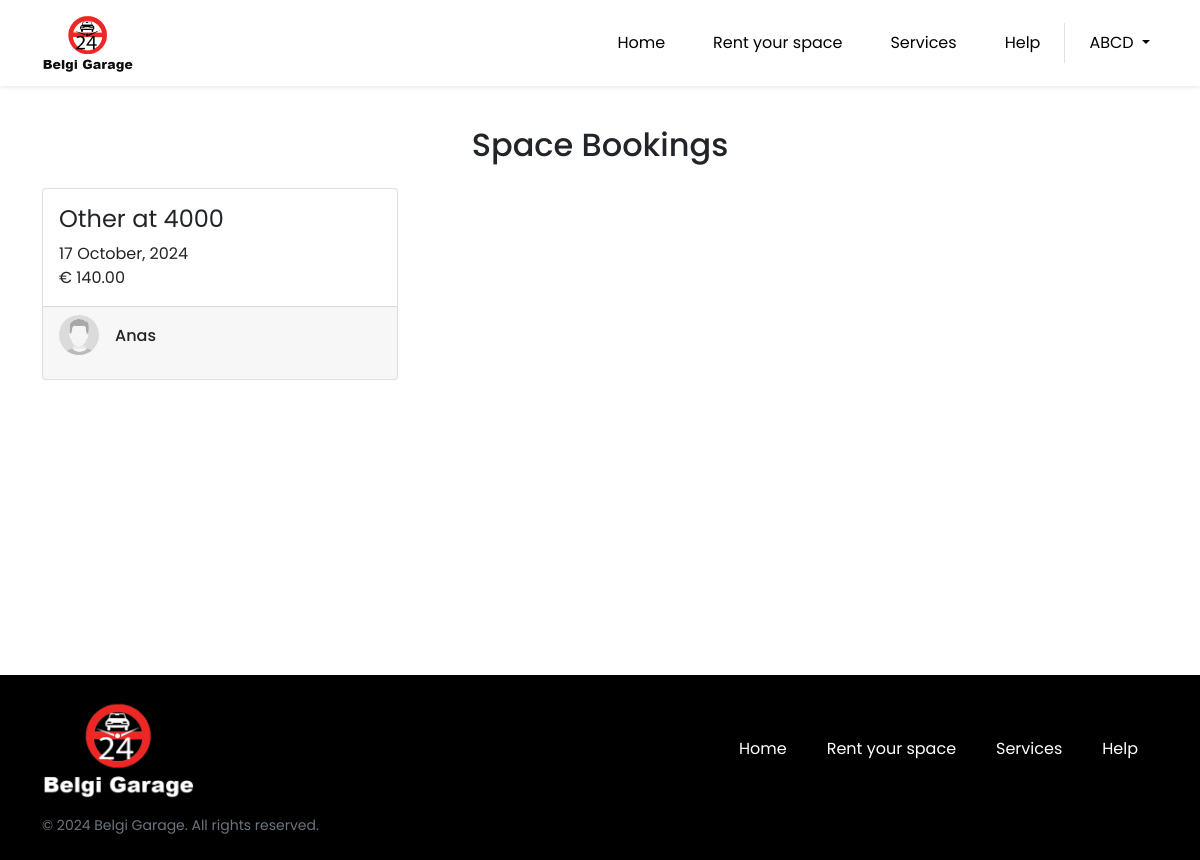
Screenshot of /space-details.php?s_id=13 (signed in) with the database file from the repository.
### tables this page shows
CREATE TABLE `spaces` (
  `s_id` int NOT NULL,
  `u_id` int DEFAULT NULL,
  `post_code` varchar(10) DEFAULT NULL,
  `address` varchar(255) DEFAULT NULL,
  `type` varchar(255) DEFAULT NULL,
  `description` text,
  `latitude` varchar(255) NOT NULL,
  `longitude` varchar(255) NOT NULL,
  `full_time` tinyint(1) DEFAULT NULL,
  `mon_start` time DEFAULT NULL,
  `mon_end` time DEFAULT NULL,
  `tue_start` time DEFAULT NULL,
  `tue_end` time DEFAULT NULL,
  `wed_start` time DEFAULT NULL,
  `wed_end` time DEFAULT NULL,
  `thu_start` time DEFAULT NULL,
  `thu_end` time DEFAULT NULL,
  `fri_start` time DEFAULT NULL,
  `fri_end` time DEFAULT NULL,
  `sat_start` time DEFAULT NULL,
  `sat_end` time DEFAULT NULL,
  `sun_start` time DEFAULT NULL,
  `sun_end` time DEFAULT NULL,
  `rate` int DEFAULT NULL,
  `status` tinyint(1) NOT NULL DEFAULT '1'
);

CREATE TABLE `bookings` (
  `b_id` int NOT NULL,
  `s_id` int DEFAULT NULL,
  `u_id` int DEFAULT NULL,
  `duration` int DEFAULT NULL,
  `total` decimal(10,2) DEFAULT NULL,
  `payment_method` varchar(50) DEFAULT NULL,
  `status` int NOT NULL DEFAULT '1',
  `date` date NOT NULL,
  `start_time` time DEFAULT NULL,
  `end_time` time DEFAULT NULL,
  `created_at` timestamp NULL DEFAULT CURRENT_TIMESTAMP,
  `updated_at` timestamp NULL DEFAULT CURRENT_TIMESTAMP ON UPDATE CURRENT_TIMESTAMP
);

CREATE TABLE `users` (
  `u_id` int NOT NULL,
  `name` varchar(255) DEFAULT NULL,
  `email` varchar(255) DEFAULT NULL,
  `password` varchar(255) DEFAULT NULL,
  `image` varchar(255) NOT NULL DEFAULT 'placeholder.jpg',
  `type` varchar(255) DEFAULT NULL
);

### db_conn.php (called while the page is built, shortened)
<?php
function checkUserType()
{
    if (isset($_SESSION['type'])) {
        $userType = $_SESSION['type'];
        switch ($userType) {
            case 'Owner':
                return 'Owner';
        }
    } else {
        return 'NotLoggedIn';
    }
}
?>

### functions.php (called while the page is built, shortened)
<?php
function getUserById($conn, $userId) {
    $sql = "SELECT * FROM users WHERE u_id = ?";
    $stmt = $conn->prepare($sql);
    $stmt->bind_param("i", $userId);
    $stmt->execute();
    $result = $stmt->get_result();
    if ($row = $result->fetch_assoc()) {
        return $row;
    } else {
        return null;
    }
}

### space-details.php (the view, shortened to what this page needs)
<?php
include('db_conn.php');
include('functions.php');
$info = $show = '';
if (checkUserType() == 'Owner') {
    $u_id = $_SESSION['u_id'];
    $s_id = isset($_GET['s_id']) ? intval($_GET['s_id']) : 0;
    $spaceQuery = "SELECT * FROM spaces WHERE s_id = ? AND u_id = ? ";
    $spaceStmt = $conn->prepare($spaceQuery);
    $spaceStmt->bind_param('ii', $s_id, $u_id);
    $spaceStmt->execute();
    $spaceResult = $spaceStmt->get_result();
    $spaceRow = mysqli_fetch_assoc($spaceResult);
    if ($spaceResult->num_rows > 0) {
        $sql2 = "SELECT * FROM bookings WHERE s_id = ?";
        $stmt = $conn->prepare($sql2);
        $stmt->bind_param('i', $s_id);
        $stmt->execute();
        $result2 = $stmt->get_result();
        if ($result2->num_rows > 0) {
            while ($row2 = $result2->fetch_assoc()) {
                $buttonsHtml = '';
                $user = getUserById($conn, $row2['u_id']);
                 if ($user){
                    $userHtml = '
                    <div class="d-flex mb-3 align-items-center gap-3"><img src="./assets/uploads/'.htmlspecialchars($user['image']).'" alt="User Image" class="img-fluid rounded-circle"
                        style="width: 40px; height: 40px;">
                    <h5 class="h6 my-0">'.htmlspecialchars($user['name']).'</h5></div>';
                 }else{
                    $userHtml = '
                    <div class="d-flex mb-3 align-items-center gap-3"><img src="./assets/img/Portrait_Placeholder.png" alt="Placeholder" class="img-fluid rounded-circle"
                        style="width: 40px; height: 40px;">
                    <h5 class="h6 my-0">Deleted User</h5></div>';
                 }
                $reviewHtml = $cardFooter = '';
                $cardFooter = '<div class="card-footer text-end">
                                ' . $userHtml . '
                                ' . $buttonsHtml . '
                                ' . $reviewHtml . '
                            </div>';
                $show .= '
                <div class="col-lg-4 col-md-6 col-12 py-3">
                    <div class="card h-100">
                        <div class="card-body">
                            <h4 class="fw-normal">' . $spaceRow['type'] . ' at ' . $spaceRow['post_code'] . '</h4>
                            <p class="m-0">' . date('d F, Y', strtotime($row2['date'])) . '</p>
                            <p class="m-0">&euro; ' . number_format($row2['total'], 2, '.', '') . '</p>
                        </div>
                        ' . $cardFooter . '
                    </div>
                </div>';
            }
        } else {
            $show = '<div class="alert alert-danger">No bookings found for this space!</div>';
        }
    } else {
        $show = '<div class="alert alert-danger">You do not have permission to view bookings for this space.</div>';
    }
} else {
    $show = '<div class="alert alert-danger">Only owners allowed!</div>';
}
?>
<!DOCTYPE html>
<html lang="en">
    <head>
        <link rel="stylesheet" href="https://cdnjs.cloudflare.com/ajax/libs/font-awesome/6.4.0/css/all.min.css"
 />
        <link rel="stylesheet" href="./assets/css/bootstrap.min.css">
        <link rel="stylesheet" href="./assets/css/style.css?v=1_1">
    </head>
    <body>
        <?php include('header.php'); ?>
        <main>
            <section class="py-3">
                <div class="container">
                    <h2 class="text-dark text-center mt-4">Space Bookings</h2>
                    <div class="row">
                        <?php echo $show; ?>
                    </div>
                </div>
            </section>
        </main>
        <?php include_once './footer.php'; ?>
    </body>
</html>

### assets/css/style.css (style rules this page uses)
body { font-family: 'Poppins', sans-serif; }
main { min-height: calc(100vh - 211px); }

### rows the page displays
spaces: type "Other", post_code "4000"
bookings: date "17 October, 2024", total "140.00"
users: image (placeholder picture), name "Anas"

### other values shown
$_SESSION['name'] "ABCD"
